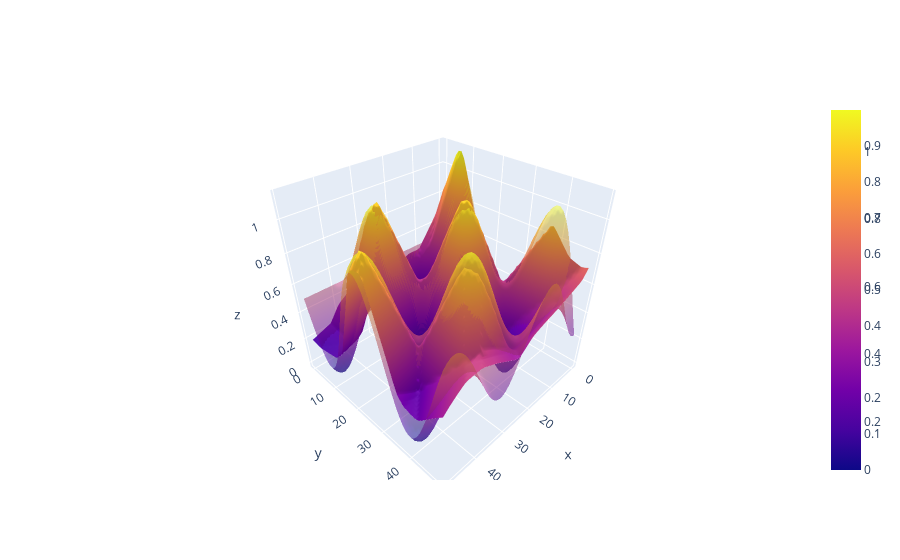

Notebook source saved alongside this figure:
### Markdown cell above
## Real Function And It's Prediction By The Model

### Code cell
compare_graphs(model, y_func)

### Figure 1 — Plotly figure (JSON) as saved in the notebook; plotly's stock layout.template omitted (floating-point values rounded to 4 significant figures; data arrays with more than 128 entries replaced by an {"elided": "..."} marker saying what was removed)
{"data": [{"type": "surface", "z": {"elided": "50x50 float values"}}, {"opacity": 0.5, "type": "surface", "z": {"elided": "50x50 float values"}}], "layout": {"autosize": true, "scene": {"aspectmode": "auto", "aspectratio": {"x": 1, "y": 1, "z": 1}}}}
